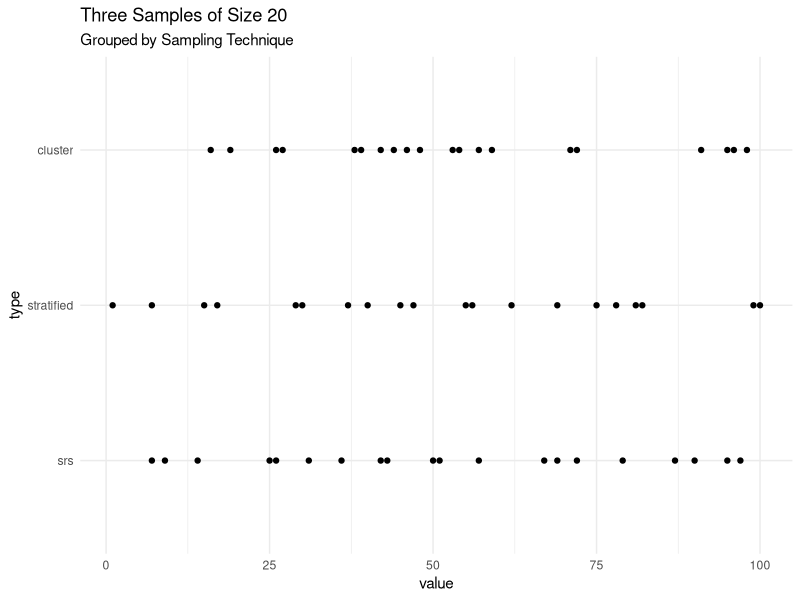

Recreate this plot in R.
library(tidyverse)
library(reshape2)
set.seed(123)

pop <- 1:100
n <- 20

## SRS
srs <- sample(pop, size = n)

## STRATIFIED
strat_samp <- c()
for(k in seq(1, 100, by = 10)) {
  strat_samp <- c(strat_samp, 
                  sample(pop[k : (k + 9)], size = 2)
  )
}


## CLUSTER
clust_samp <- c()
sampled_starts <- sample(seq(1, 100, by = 5), size = 10)

for(k in sampled_starts) {
  clust_samp <- c(clust_samp, 
                  sample(pop[k : (k + 4)], size = 2)
  )
}


## COMBINE

data.frame(
  srs = srs,
  stratified = strat_samp,
  cluster = clust_samp
) %>% 
  melt(
    variable.name = 'type'
  ) %>%
  ggplot(aes(x = value, y = type)) + 
  geom_point() +
  theme_minimal() +
  ggtitle("Three Samples of Size 20",
          subtitle = "Grouped by Sampling Technique")
